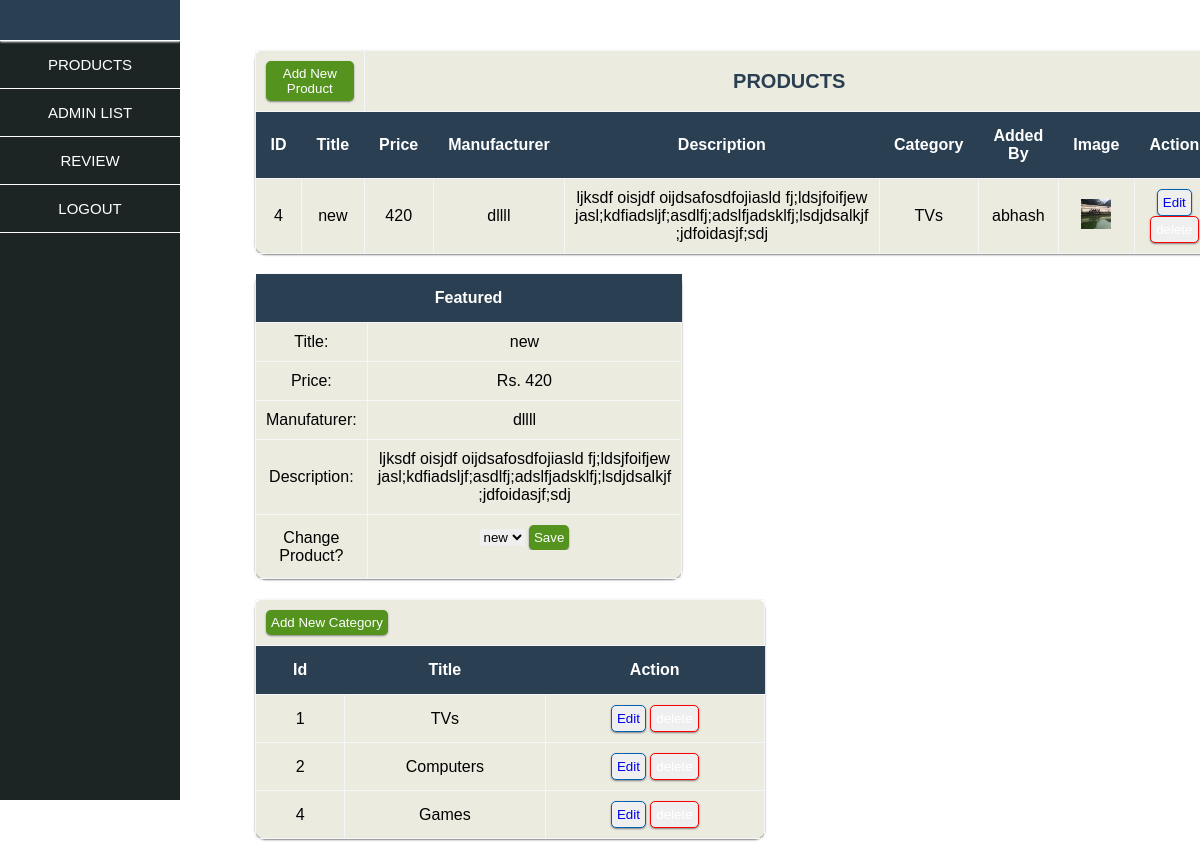
The app's page /admin/product.php with its own data.
### tables this page shows
CREATE TABLE `product` (
  `id` int(11) NOT NULL,
  `title` varchar(250) NOT NULL,
  `price` int(11) NOT NULL,
  `manufacturer` varchar(250) NOT NULL,
  `description` text NOT NULL,
  `category` varchar(250) NOT NULL,
  `featured` int(11) NOT NULL,
  `img_name` varchar(250) DEFAULT NULL,
  `date` date DEFAULT NULL,
  `admin_id` int(200) NOT NULL,
  `admin_name` varchar(200) NOT NULL
);

CREATE TABLE `category` (
  `id` int(200) NOT NULL,
  `category` varchar(250) NOT NULL
);

### class/DbConfig.php (called while the page is built, shortened)
<?php
Class dbConnect
{
    public function dbConnection()
    {
         $this->db=new mysqli(DB_SERVER,DB_USERNAME,DB_PASSWORD,DB_DATABASE);
    }
}
?>

### admin/class/ClassAdminProduct.php (called while the page is built, shortened)
<?php
include_once('../class/DbConfig.php');
class displayAdminProduct extends dbConnect
{
    public function getAdminProduct()
    {
        $getArray = array();
        $sql = "SELECT * FROM product ORDER BY `date` ASC";
        $result = mysqli_query($this->db, $sql);
        while ($var = mysqli_fetch_array($result)) {
            $getArray[] = $var;
        }
        return $getArray;
    }
    public function getFeaturedProduct()
    {
        $sql = "SELECT * FROM product WHERE featured = 0";
        $result = mysqli_query($this->db, $sql);
        while ($var = mysqli_fetch_array($result)) {
            $getArray = $var;
        }
        return @$getArray;
    }
}

### admin/class/ClassAdminCategory.php (called while the page is built, shortened)
<?php
include_once('../class/DbConfig.php');
class adminCategory extends dbConnect
{
    public function showCategory()
    {
        $getArray = array();
        $sql = "SELECT * FROM category ORDER BY id ASC";
        $result = mysqli_query($this->db, $sql);
        while ($var = mysqli_fetch_array($result)) {
            $getArray[] = $var;
        }
        return $getArray;
    }
}

### admin/product.php (the view, shortened to what this page needs)
<?php include_once('include/_header.php'); ?>
<div class="grid-10">
    <?php include('include/_sidebar.php') ?>
    <div class="grid-85 main-content " style=" height:auto;margin-left:205px;">
        <table class="grid-9 bg-grey text-center table-radius product-table" style="padding:20px;">
            <tr>
                <td colspan="2" style="text-align:left;">
                    <a href="addproduct.php">
                        <button class="button success add">Add New Product</button>
                    </a>
                </td>
                <td colspan="8"><p class="title">Products</p></td>
            </tr>
            <tr class="table-title">
                <th>
                    ID
                </th>
                <th>
                    Title
                </th>
                <th>
                    Price
                </th>
                <th>
                    Manufacturer
                </th>
                <th>
                    Description
                </th>
                <th>
                    Category
                </th>
                <th>Added By</th>
                <th>Image</th>
                <th rowspan="1">
                    Action
                </th>
            </tr>
            <form method="POST" action="">
            <?php
            $productv = $product->getAdminProduct();
            foreach ($productv as $productdet) {
                ?>
                <tr>
                    <td>
                        <?php echo $productdet['id']; ?>
                    </td>
                    <td>
                        <?php echo $productdet['title']; ?>
                    </td>
                    <td>
                        <?php echo $productdet['price']; ?>
                    </td>
                    <td>
                        <?php echo $productdet['manufacturer']; ?>
                    </td>
                    <td>
                        <?php echo $productdet['description']; ?>
                    </td>
                    <td>
                        <?php echo $productdet['category']; ?>
                    </td>
                    <td><?php echo $productdet['admin_name']; ?></td>
                    <td><img src="<?php echo "../" . $productdet['img_name']; ?>" alt="image unavailable"
                             style="height:30px; width:30px"></td>
                    <td rowspan="1">
                            <button class="button edit "><a href="editproduct.php?id=<?php echo$productdet['id']; ?>" class="text-decoration">Edit</a></button>
                            <input type="submit" value="delete" class="button delete text-white">
                    </td>
                </tr>
            <?php } ?>
            </form>
        </table>
        <br>
        <table class="grid-3 bg-grey text-center table-radius product-table">
            <tr class="table-title">
                <th colspan="2 text-white">Featured</th>
            </tr>
            <?php $featuredProduct = $product->getFeaturedProduct();
            ?>
            <tr>
                <td>Title:</td>
                <td>
                    <?php echo $featuredProduct['title']; ?>
                </td>
            </tr>
            <tr>
                <td>Price:</td>
                <td>
                    Rs. <?php echo $featuredProduct['price']; ?>
                </td>
            </tr>
            <tr>
                <td>Manufaturer:</td>
                <td>
                    <?php echo $featuredProduct['manufacturer']; ?>
                </td>
            </tr>
            <tr>
                <td> Description:</td>
                <td>
                    <?php echo $featuredProduct['description']; ?>
                </td>
            </tr>
            <tr>
                <td>Change Product?</td>
                <td>
                    <form method="post" action="">
                        <?php $productFeaturedDisplay = $product->getAdminProduct(); ?>
                        <select name="featuredProduct">
                            <?php foreach ($productFeaturedDisplay as $a) { ?>
                                <option value="<?php echo $a['id']; ?>"><?php echo $a['title']; ?></option>
                            <?php } ?>
                        </select>
                        <input type="submit" value="Save" class="button success">
                    </form>
                    <br>
                </td>
            </tr>
        </table>
        <table class="grid-5 bg-grey text-center table-radius product-table">
            <tr>
                <td colspan="3" style="text-align:left;">
                    <a href="addcategory.php">
                        <button class="button success add">Add New Category</button>
                    </a>
                </td>
            </tr>
            <tr>
                <th class="table-title">
                    Id
                </th>
                <th class="table-title">
                    Title
                </th>
                <th class="table-title">
                    Action
                </th>
            </tr>
            <form method="POST" action="">
                <?php
                $categ = new adminCategory();
                $category = $categ->showCategory();
                foreach ($category as $category) {
                    ?>
                    <tr>
                        <td>
                            <?php echo $category['id']; ?>
                        </td>
                        <td>
                            <?php echo $category['category']; ?>
                        </td>
                        <td>
                            <button class="button edit "><a href="editcategory.php?id=<?php echo$category['id']; ?>" class="text-decoration">Edit</a></button>
                            <input type="submit" value="delete" class="button delete text-white">
                        </td>
                    </tr>
                <?php } ?>
            </form>
        </table>
    </div>
</div>
<?php include_once('include/_footer.php'); ?>

### admin/css/style.css (style rules this page uses)
* { margin:0px; border:0px; padding:0px; font-family:arial; overflow-x:hidden }
.grid-3 { width:30%; }
.grid-5 { width:50%; }
.grid-85 { width:85%; }
.grid-9 { width:90%; }
.grid-10 { width:100%; }
.bg-grey { background:#ebebe0; }
.text-decoration { text-decoration:none; }
.text-center { text-align:center; }
.main-content { padding:50px 0px 20px 0px; }
table { border-collapse: collapse; }
.table-radius { border-radius:10px; }
.table-title { background:#2A3F52; }
.product-table { margin-left:20px; margin-bottom:20px; float:left; box-shadow:0px 1px 2px gray; margin-left:50px; }
.product-table tr th { padding:15px; color:white; }
.product-table tr td { padding:10px; border:1px solid #F5F6F7; }
.button a { text-decoration: none; cursor:pointer; }
.text-white { color:white; }
.button { padding:5px; border-radius:5px; box-shadow:0px 1px 2px gray; //color:white; cursor:pointer; }
.edit { //background:#05BEFF; border:1.5px solid #0063B1; cursor:pointer; }
.delete { //background:red; border:1.5px solid red; cursor:pointer; }
.success { background:#55931F; color:white; //padding:5px; //margin:2px; }
.title { font-weight:bolder; font-size:20px; text-transform:uppercase; color:#2A3F52; }
.login-form tr th,td { padding:15px; }

### records on screen
product: id "4", title "new", price "420", manufacturer "dllll", description "ljksdf oisjdf oijdsafosdfojiasld fj;ldsjfoifjew jasl;kdfiadsljf;asdlfj;adslfjadsklfj;lsdjdsalkjf ;jdfoidasjf;sdj", category "TVs", admin_name "abhash", img_name (picture)
category: id "1", category "TVs"
category: id "2", category "Computers"
category: id "4", category "Games"

### other values on screen
form field featuredProduct "new"
